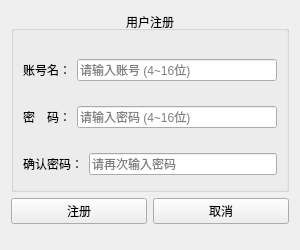
<?xml version="1.0" encoding="UTF-8"?>
<ui version="4.0">
 <class>Register</class>
 <widget class="QWidget" name="Register">
 <property name="minimumSize">
    <size>
        <width>300</width>
        <height>250</height>
    </size>
</property>
  <property name="windowTitle">
   <string>注册</string>
  </property>
  <layout class="QVBoxLayout" name="verticalLayout_3">
   <item>
    <widget class="QGroupBox" name="groupBox">
     <property name="title">
      <string>用户注册</string>
     </property>
     <property name="alignment">
      <set>Qt::AlignmentFlag::AlignCenter</set>
     </property>
     <layout class="QVBoxLayout" name="verticalLayout">
      <item>
       <spacer name="verticalSpacer">
        <property name="orientation">
         <enum>Qt::Orientation::Vertical</enum>
        </property>
        <property name="sizeHint" stdset="0">
         <size>
          <width>20</width>
          <height>5</height>
         </size>
        </property>
       </spacer>
      </item>
      <item>
       <layout class="QHBoxLayout" name="horizontalLayout">
        <item>
         <widget class="QLabel" name="label">
          <property name="text">
           <string>账号名：</string>
          </property>
          <property name="alignment">
           <set>Qt::AlignmentFlag::AlignRight|Qt::AlignmentFlag::AlignTrailing|Qt::AlignmentFlag::AlignVCenter</set>
          </property>
         </widget>
        </item>
        <item>
         <widget class="QLineEdit" name="reg_acc_input">
          <property name="placeholderText">
           <string>请输入账号 (4~16位)</string>
          </property>
         </widget>
        </item>
       </layout>
      </item>
      <item>
       <spacer name="verticalSpacer_3">
        <property name="orientation">
         <enum>Qt::Orientation::Vertical</enum>
        </property>
        <property name="sizeHint" stdset="0">
         <size>
          <width>20</width>
          <height>5</height>
         </size>
        </property>
       </spacer>
      </item>
      <item>
       <layout class="QHBoxLayout" name="horizontalLayout_2">
        <item>
         <widget class="QLabel" name="label_2">
          <property name="text">
           <string>密　码：</string>
          </property>
          <property name="alignment">
           <set>Qt::AlignmentFlag::AlignRight|Qt::AlignmentFlag::AlignTrailing|Qt::AlignmentFlag::AlignVCenter</set>
          </property>
         </widget>
        </item>
        <item>
         <widget class="QLineEdit" name="reg_pwd_input">
          <property name="echoMode">
           <enum>QLineEdit::EchoMode::Password</enum>
          </property>
          <property name="placeholderText">
           <string>请输入密码 (4~16位)</string>
          </property>
         </widget>
        </item>
       </layout>
      </item>
      <item>
       <spacer name="verticalSpacer_4">
        <property name="orientation">
         <enum>Qt::Orientation::Vertical</enum>
        </property>
        <property name="sizeHint" stdset="0">
         <size>
          <width>20</width>
          <height>5</height>
         </size>
        </property>
       </spacer>
      </item>
      <item>
       <layout class="QHBoxLayout" name="horizontalLayout_3">
        <item>
         <widget class="QLabel" name="label_3">
          <property name="text">
           <string>确认密码：</string>
          </property>
          <property name="alignment">
           <set>Qt::AlignmentFlag::AlignRight|Qt::AlignmentFlag::AlignTrailing|Qt::AlignmentFlag::AlignVCenter</set>
          </property>
         </widget>
        </item>
        <item>
         <widget class="QLineEdit" name="reg_pwd2_input">
          <property name="echoMode">
           <enum>QLineEdit::EchoMode::Password</enum>
          </property>
          <property name="placeholderText">
           <string>请再次输入密码</string>
          </property>
         </widget>
        </item>
       </layout>
      </item>
      <item>
       <spacer name="verticalSpacer_2">
        <property name="orientation">
         <enum>Qt::Orientation::Vertical</enum>
        </property>
        <property name="sizeType">
         <enum>QSizePolicy::Policy::Minimum</enum>
        </property>
        <property name="sizeHint" stdset="0">
         <size>
          <width>20</width>
          <height>5</height>
         </size>
        </property>
       </spacer>
      </item>
     </layout>
    </widget>
   </item>
   <item>
    <layout class="QHBoxLayout" name="horizontalLayout_4">
     <item>
      <widget class="QPushButton" name="registerBtn">
       <property name="text">
        <string>注册</string>
       </property>
      </widget>
     </item>
     <item>
      <widget class="QPushButton" name="cancelBtn">
       <property name="text">
        <string>取消</string>
       </property>
      </widget>
     </item>
    </layout>
   </item>
   <item>
    <spacer name="verticalSpacer_5">
     <property name="orientation">
      <enum>Qt::Orientation::Vertical</enum>
     </property>
     <property name="sizeType">
      <enum>QSizePolicy::Policy::Minimum</enum>
     </property>
     <property name="sizeHint" stdset="0">
      <size>
       <width>20</width>
       <height>15</height>
      </size>
     </property>
    </spacer>
   </item>
  </layout>
 </widget>
 <resources/>
 <connections>
  <connection>
   <sender>cancelBtn</sender>
   <signal>clicked()</signal>
   <receiver>Register</receiver>
   <slot>close()</slot>
   <hints>
    <hint type="sourcelabel">
     <x>175</x>
     <y>186</y>
    </hint>
    <hint type="destinationlabel">
     <x>119</x>
     <y>114</y>
    </hint>
   </hints>
  </connection>
 </connections>
</ui>
